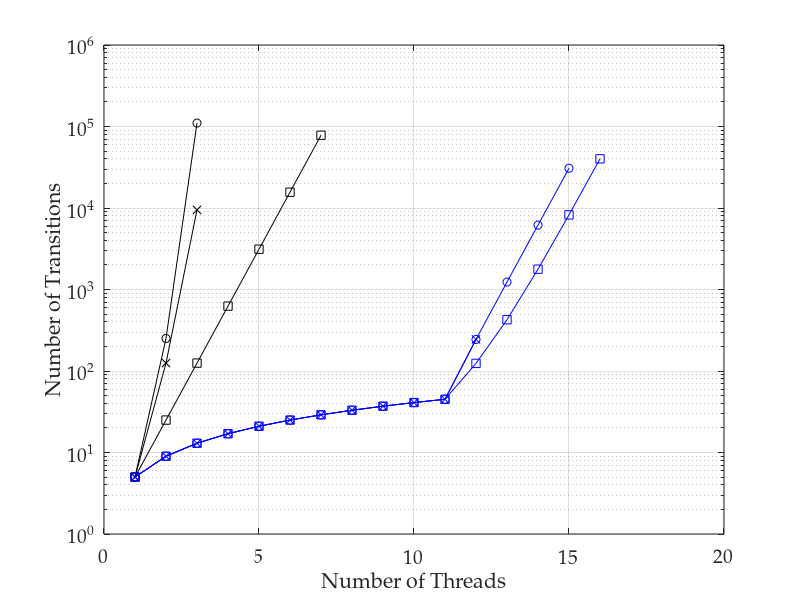

Reproduce this figure in MATLAB. (Note: this script raises an error after producing the figure.)
%% importing data
transitions = dlmread('indexer_trans_data.csv', ',', 1, 1);
ss = dlmread('ss.csv', ',', 0, 0);
% convert 0 values to NaNs, as these don't plot
transitions(transitions==0)=nan;
threads = [1:16];
ssthreads = [1:3];

%% plotting lines

semilogy(threads, transitions(:, 1), 'ko-')
hold on
semilogy(ssthreads, ss(:, 1), 'kx-')
semilogy(threads, transitions(:, 3), 'ks-')
semilogy(threads, transitions(:, 4), 'bo-')
semilogy(threads, transitions(:, 5), 'bx-')
semilogy(threads, transitions(:, 6), 'bs-')
hold off
grid on

%% adding axis labels
set(gca, 'FontName', 'Palatino Linotype', 'FontSize', 14);
xlabel('Number of Threads');
ylabel('Number of Transitions')

%% output pdf file
h = figure(1);
h.Units = 'centimeters'; % set figure position to cm
h.Position([3:4]) = [17,12]; % resize figure
Plot2LaTeX( h, 'indexer_trans_fig' )